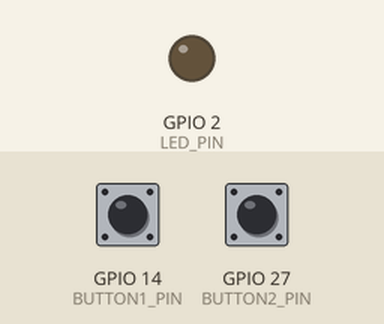
A sketch run on a simulated ESP32. On the bench: output pins drawn as LEDs (lit = HIGH). The test bench sets the inputs (shaded band); at power-on: GPIO 14 (BUTTON1_PIN) HIGH, GPIO 27 (BUTTON2_PIN) HIGH. WiFi joins after 1.5 s; servers stay silent unless stated; uploads are accepted with an empty reply; what the sketch prints to the serial monitor is not drawn.

Above: at 3.1 s.
3.2 s: GPIO 14 (BUTTON1_PIN) pulled LOW for 0.15 s
At 3.41 s:
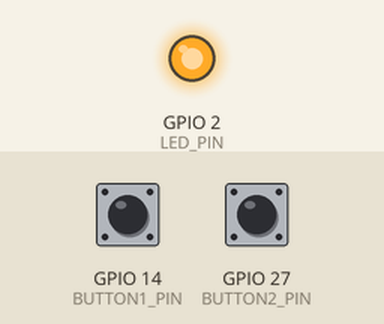
Timing chart, 0 to 6.2 s (numbered marks = the images above; inputs shaded):
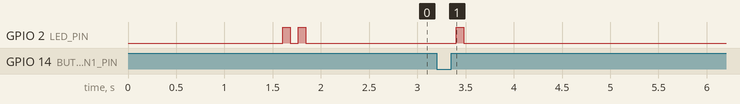

Measured:
- after the input at 3.2 s, GPIO 2 (LED_PIN): LOW → HIGH after 0.20 s, → LOW 0.08 s later

The sketch:

zero_buttons.ino
```cpp
// ---------------------------------------------------------------------------
// Zero — button device firmware (ESP32 / Raspberry Pi Pico W with Arduino core)
//
// Two momentary buttons:
//   Button 1 (BUTTON1_PIN) -> impulse  (POST {"button":1})
//   Button 2 (BUTTON2_PIN) -> action   (POST {"button":2})
//
// On each press it POSTs to <API_BASE>/api/events with the device's bearer
// token. The onboard LED blinks once on success, three times on failure.
//
// Copy config.example.h to config.h and fill in your values, OR edit the
// constants directly below.
// ---------------------------------------------------------------------------

#include <Arduino.h>
#include <WiFi.h>
#include <WiFiClientSecure.h>
#include <HTTPClient.h>

// ---- Configuration --------------------------------------------------------
// Either define these here, or move them to a config.h and #include it.
#ifndef WIFI_SSID
#define WIFI_SSID "your-wifi-ssid"
#define WIFI_PASSWORD "your-wifi-password"
// Base URL of the deployed API, no trailing slash. Must be https for ingest.
#define API_BASE "https://your-api.example.com"
// Device token from the dashboard "Devices" page (shown once on creation).
#define DEVICE_TOKEN "zd_xxxxxxxxxxxxxxxxxxxxxxxxxxxxxxxxxxxxxxxxxxxxxxxx"
#endif

const int BUTTON1_PIN = 14;  // impulse
const int BUTTON2_PIN = 27;  // action
const int LED_PIN = LED_BUILTIN;
const unsigned long DEBOUNCE_MS = 60;

// ---- State ----------------------------------------------------------------
int lastState1 = HIGH;
int lastState2 = HIGH;
unsigned long lastChange1 = 0;
unsigned long lastChange2 = 0;

void blink(int times) {
  for (int i = 0; i < times; i++) {
    digitalWrite(LED_PIN, HIGH);
    delay(80);
    digitalWrite(LED_PIN, LOW);
    delay(80);
  }
}

void connectWifi() {
  WiFi.mode(WIFI_STA);
  WiFi.begin(WIFI_SSID, WIFI_PASSWORD);
  Serial.print("Connecting to WiFi");
  while (WiFi.status() != WL_CONNECTED) {
    delay(400);
    Serial.print(".");
  }
  Serial.printf("\nConnected: %s\n", WiFi.localIP().toString().c_str());
}

// Returns true on HTTP 2xx.
bool sendPress(int button) {
  if (WiFi.status() != WL_CONNECTED) connectWifi();

  WiFiClientSecure client;
  client.setInsecure();  // skip cert validation; simplest for a hobby device

  HTTPClient http;
  String url = String(API_BASE) + "/api/events";
  if (!http.begin(client, url)) {
    Serial.println("http.begin failed");
    return false;
  }
  http.addHeader("Content-Type", "application/json");
  http.addHeader("Authorization", String("Bearer ") + DEVICE_TOKEN);

  String body = String("{\"button\":") + button + "}";
  int code = http.POST(body);
  Serial.printf("button %d -> HTTP %d\n", button, code);
  http.end();
  return code >= 200 && code < 300;
}

void handleButton(int pin, int &lastState, unsigned long &lastChange,
                  int buttonNumber) {
  int reading = digitalRead(pin);
  if (reading != lastState && (millis() - lastChange) > DEBOUNCE_MS) {
    lastChange = millis();
    lastState = reading;
    // Active-low: a press pulls the pin LOW.
    if (reading == LOW) {
      blink(sendPress(buttonNumber) ? 1 : 3);
    }
  }
}

void setup() {
  Serial.begin(115200);
  pinMode(BUTTON1_PIN, INPUT_PULLUP);
  pinMode(BUTTON2_PIN, INPUT_PULLUP);
  pinMode(LED_PIN, OUTPUT);
  digitalWrite(LED_PIN, LOW);
  connectWifi();
  blink(2);  // ready
}

void loop() {
  handleButton(BUTTON1_PIN, lastState1, lastChange1, 1);
  handleButton(BUTTON2_PIN, lastState2, lastChange2, 2);
  delay(5);
}
```
